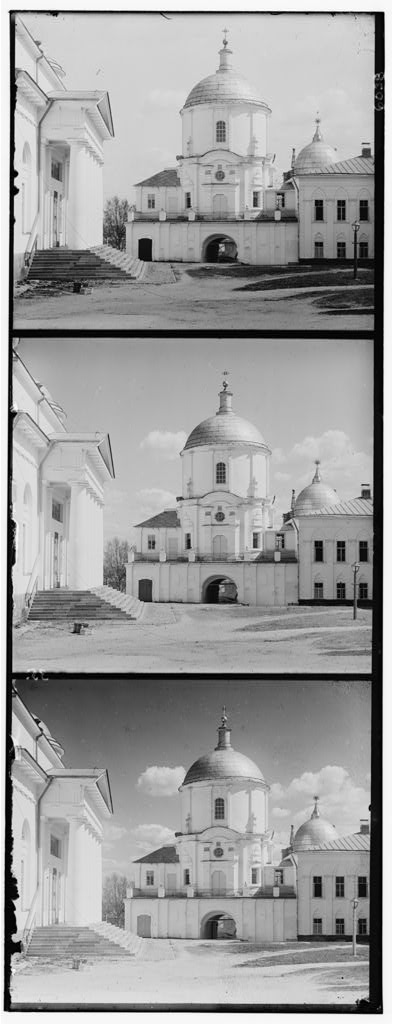
#> input picture Data/Prokudin/building.jpg, 393 x 1024 px, found by its file name
$ python z_Harris_Detector_Demo.py
#> lines starting #> are read from the running program, lines starting #| are printed output that depends on the picture; after the words box and inside, x2 and y2 are one past the last pixel; in counts of white or black regions, pixels touching at a corner belong together
import cv2 as cv
import numpy as np
import argparse
import random as rng
titleWindow = 'z_Harris_Detector_Demo.py'

myHarris_window = 'My Harris corner detector'
myShiTomasi_window = 'My Shi Tomasi corner detector'
myHarris_qualityLevel = 50
myShiTomasi_qualityLevel = 50
max_qualityLevel = 100
rng.seed(12345)

def myHarris_function(val):
    myHarris_copy = np.copy(src)
    myHarris_qualityLevel = max(val, 1)

    for i in range(src_gray.shape[0]):
        for j in range(src_gray.shape[1]):
            if Mc[i,j] > myHarris_minVal + ( myHarris_maxVal - myHarris_minVal )*myHarris_qualityLevel/max_qualityLevel:
                cv.circle(myHarris_copy, (j,i), 4, (rng.randint(0,256), rng.randint(0,256), rng.randint(0,256)), cv.FILLED)

    cv.imshow(myHarris_window, myHarris_copy)

def myShiTomasi_function(val):
    myShiTomasi_copy = np.copy(src)
    myShiTomasi_qualityLevel = max(val, 1)

    for i in range(src_gray.shape[0]):
        for j in range(src_gray.shape[1]):
            if myShiTomasi_dst1[i,j] > myShiTomasi_minVal + ( myShiTomasi_maxVal - myShiTomasi_minVal )*myShiTomasi_qualityLevel/max_qualityLevel:
                cv.circle(myShiTomasi_copy, (j,i), 4, (rng.randint(0,256), rng.randint(0,256), rng.randint(0,256)), cv.FILLED)

    cv.imshow(myShiTomasi_window, myShiTomasi_copy)

# Load source image and convert it to gray
parser = argparse.ArgumentParser(description='Code for Creating your own corner detector tutorial.')
parser.add_argument('--input', help='Path to input image.', default='../opencv/Samples/Data/building.jpg')
args = parser.parse_args()

src = cv.imread(cv.samples.findFile(args.input))
#> src is the input picture: shape (1024, 393, 3); min 0, max 255, mean 157.6
if src is None:
    print('Could not open or find the image:', args.input)
    exit(0)

src_gray = cv.cvtColor(src, cv.COLOR_BGR2GRAY)

# Set some parameters
blockSize = 3
apertureSize = 3

# My Harris matrix -- Using cornerEigenValsAndVecs
myHarris_dst1 = cv.cornerEigenValsAndVecs(src_gray, blockSize, apertureSize)

# calculate Mc
Mc = np.empty(src_gray.shape, dtype=np.float32)
for i in range(src_gray.shape[0]):
    for j in range(src_gray.shape[1]):
        lambda_1 = myHarris_dst1[i,j,0]
        lambda_2 = myHarris_dst1[i,j,1]
        Mc[i,j] = lambda_1*lambda_2 - 0.04*pow( ( lambda_1 + lambda_2 ), 2 )
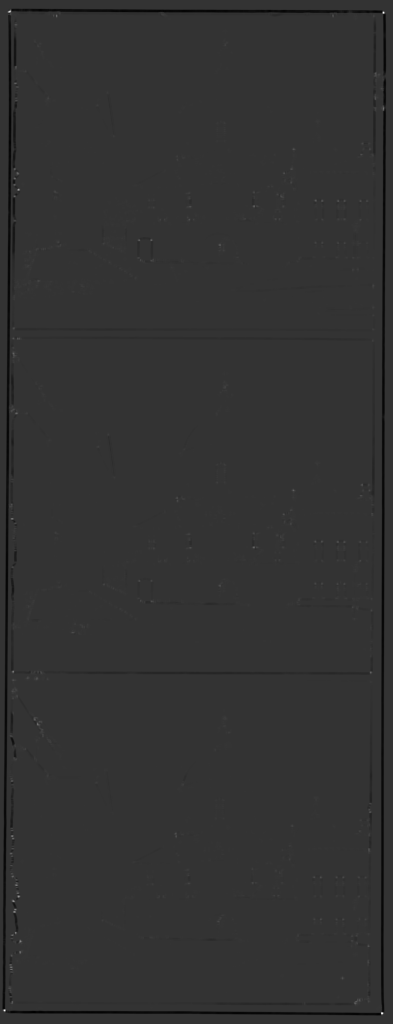
#> Mc: shape (1024, 393) float32; min -0.0094, max 0.0369, mean -0.000148; drawn with min black and max white

myHarris_minVal, myHarris_maxVal, _, _ = cv.minMaxLoc(Mc)
#> myHarris_minVal = -0.0094; myHarris_maxVal = 0.0369

# Create Window and Trackbar
cv.namedWindow(myHarris_window)
cv.createTrackbar('Quality Level:', myHarris_window, myHarris_qualityLevel, max_qualityLevel, myHarris_function)
myHarris_function(myHarris_qualityLevel)
#> after the loop in myHarris_function, `for i in range(src_gray.shape[0]):`:
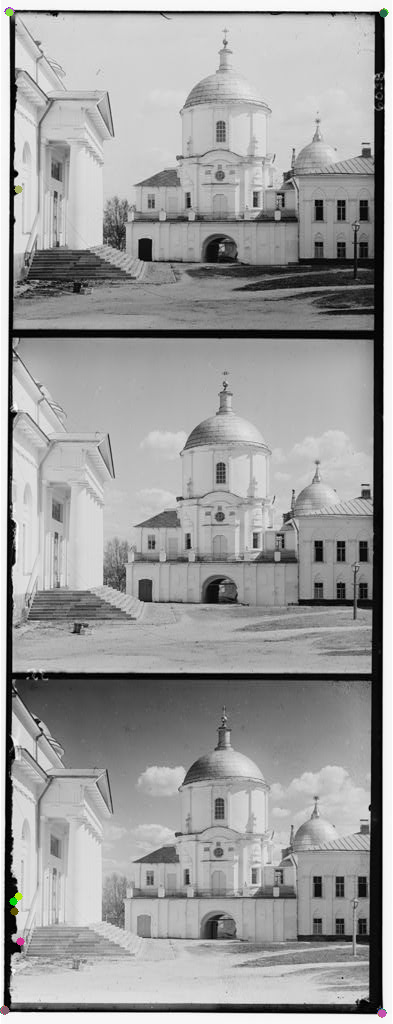
#> myHarris_copy: shape (1024, 393, 3); 0.13% of pixels changed, all inside (x1, y1, x2, y2) = (0, 7, 389, 1018)

# My Shi-Tomasi -- Using cornerMinEigenVal
myShiTomasi_dst1 = cv.cornerMinEigenVal(src_gray, blockSize, apertureSize)
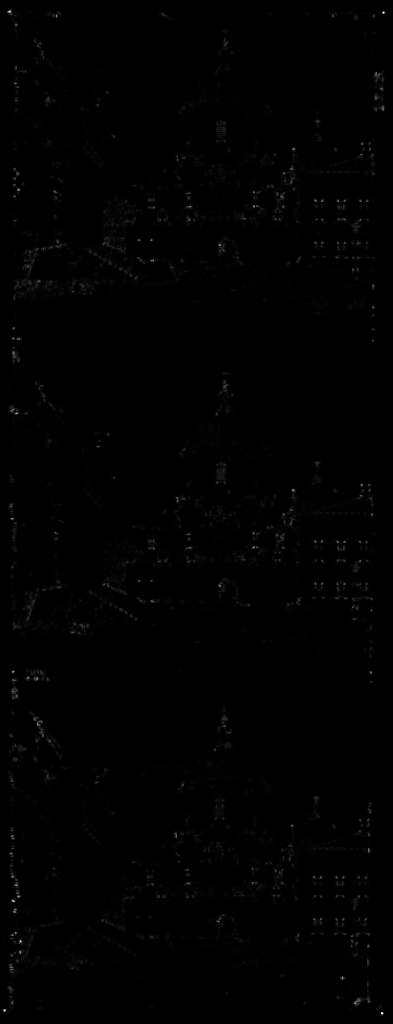
#> myShiTomasi_dst1: shape (1024, 393) float32; min -7.28e-12, max 0.131, mean 0.000685; drawn with min black and max white

myShiTomasi_minVal, myShiTomasi_maxVal, _, _ = cv.minMaxLoc(myShiTomasi_dst1)
#> myShiTomasi_minVal = -7.28e-12; myShiTomasi_maxVal = 0.131

# Create Window and Trackbar
cv.namedWindow(myShiTomasi_window)
cv.createTrackbar('Quality Level:', myShiTomasi_window, myShiTomasi_qualityLevel, max_qualityLevel, myShiTomasi_function)
myShiTomasi_function(myShiTomasi_qualityLevel)
#> after the loop in myShiTomasi_function, `for i in range(src_gray.shape[0]):`:
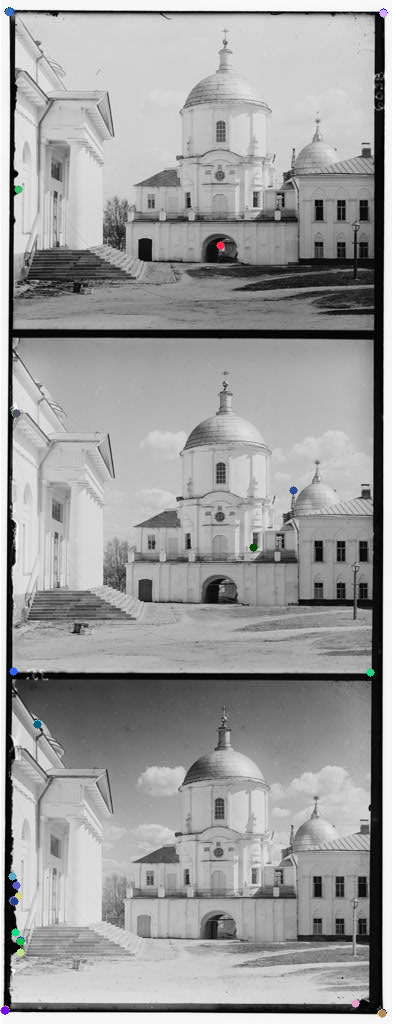
#> myShiTomasi_copy: shape (1024, 393, 3); 0.27% of pixels changed, all inside (x1, y1, x2, y2) = (0, 7, 388, 1018)

cv.waitKey()

$ run again, with Data/Prokudin/Column.jpg copied over Data/Prokudin/building.jpg
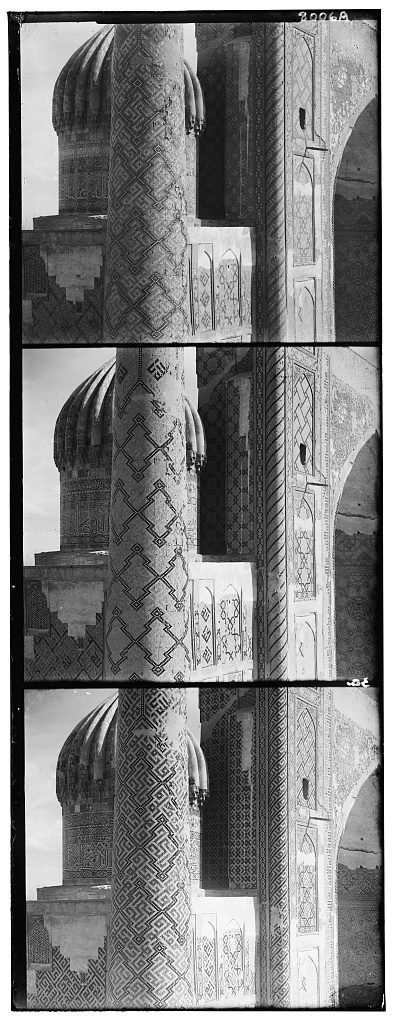
#> input picture Data/Prokudin/Column.jpg, 394 x 1024 px, found by its file name
#> src is the input picture: shape (1024, 394, 3); min 0, max 255, mean 126.8
#> after the loop `for i in range(src_gray.shape[0]):`:
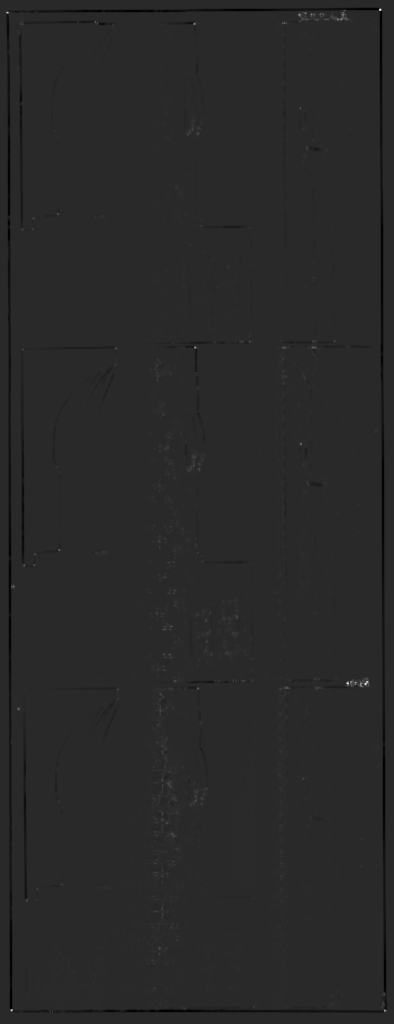
#> Mc: shape (1024, 394) float32; min -0.0188, max 0.0962, mean -0.000189; drawn with min black and max white
#> myHarris_minVal = -0.0188; myHarris_maxVal = 0.0962
#> myShiTomasi_minVal = -2.27e-13; myShiTomasi_maxVal = 0.26
#> after the loop in myShiTomasi_function, `for i in range(src_gray.shape[0]):`:
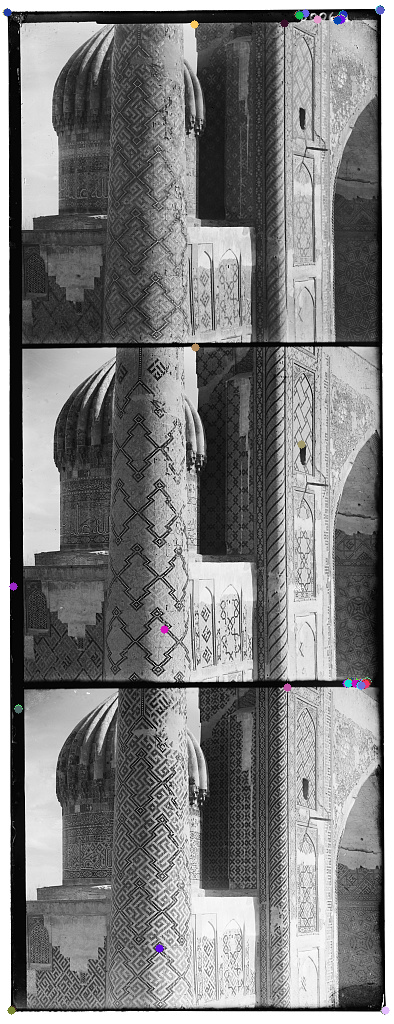
#> myShiTomasi_copy: shape (1024, 394, 3); 0.31% of pixels changed, all inside (x1, y1, x2, y2) = (2, 5, 390, 1015)

$ run again, with Data/Prokudin/General.jpg copied over Data/Prokudin/building.jpg
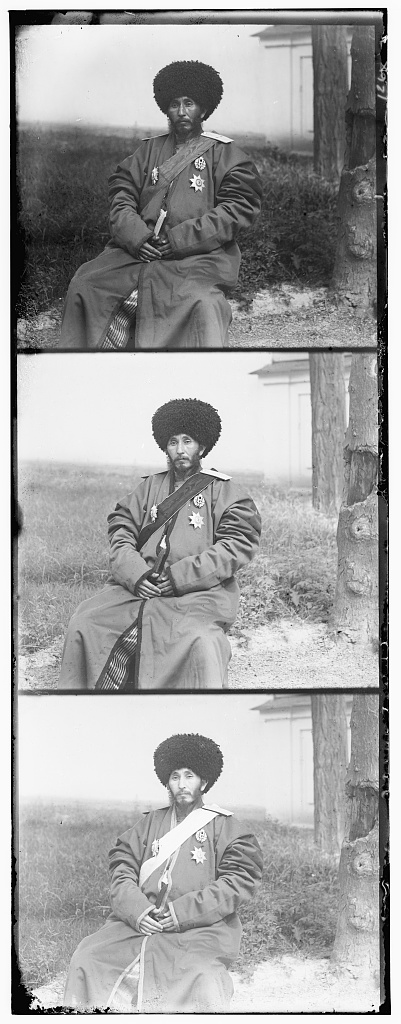
#> input picture Data/Prokudin/General.jpg, 401 x 1024 px, found by its file name
#> src is the input picture: shape (1024, 401, 3); min 0, max 255, mean 162.5
#> after the loop `for i in range(src_gray.shape[0]):`:
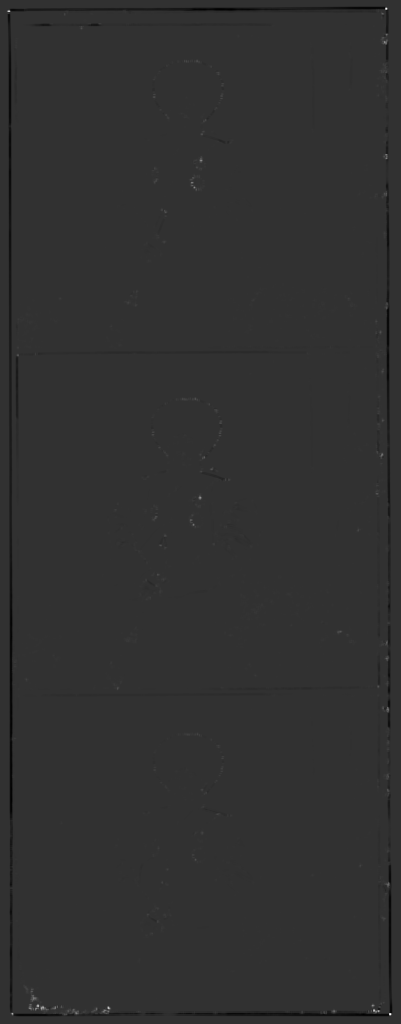
#> Mc: shape (1024, 401) float32; min -0.0204, max 0.0848, mean -0.000167; drawn with min black and max white
#> myHarris_minVal = -0.0204; myHarris_maxVal = 0.0848
#> myShiTomasi_minVal = -4.55e-13; myShiTomasi_maxVal = 0.248
#> after the loop in myShiTomasi_function, `for i in range(src_gray.shape[0]):`:
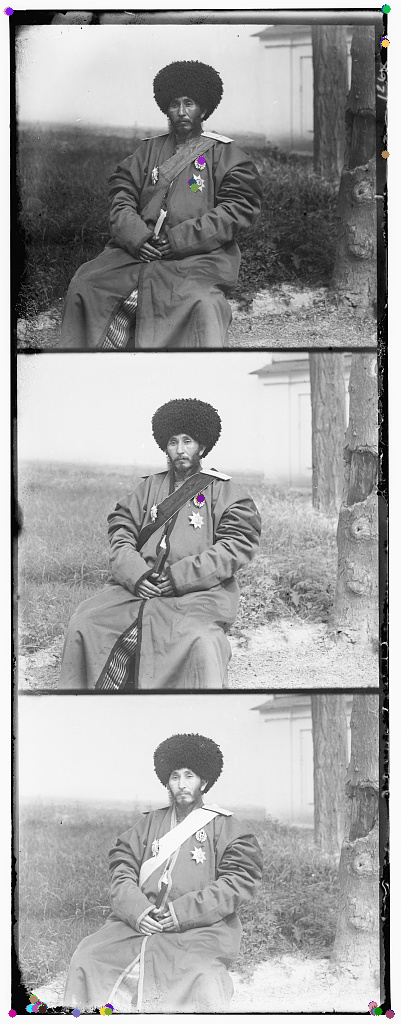
#> myShiTomasi_copy: shape (1024, 401, 3); 0.28% of pixels changed, all inside (x1, y1, x2, y2) = (3, 4, 395, 1019)

$ run again, with Data/Prokudin/Girls.jpg copied over Data/Prokudin/building.jpg
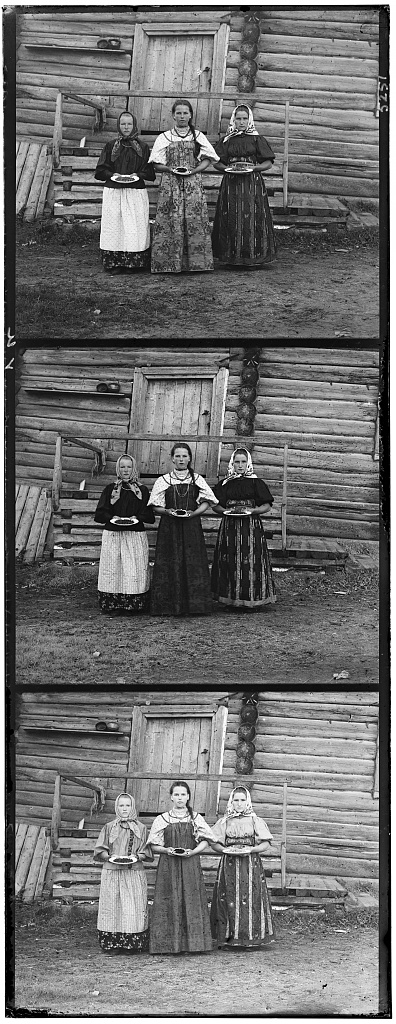
#> input picture Data/Prokudin/Girls.jpg, 396 x 1024 px, found by its file name
#> src is the input picture: shape (1024, 396, 3); min 0, max 255, mean 111.5
#> after the loop `for i in range(src_gray.shape[0]):`:
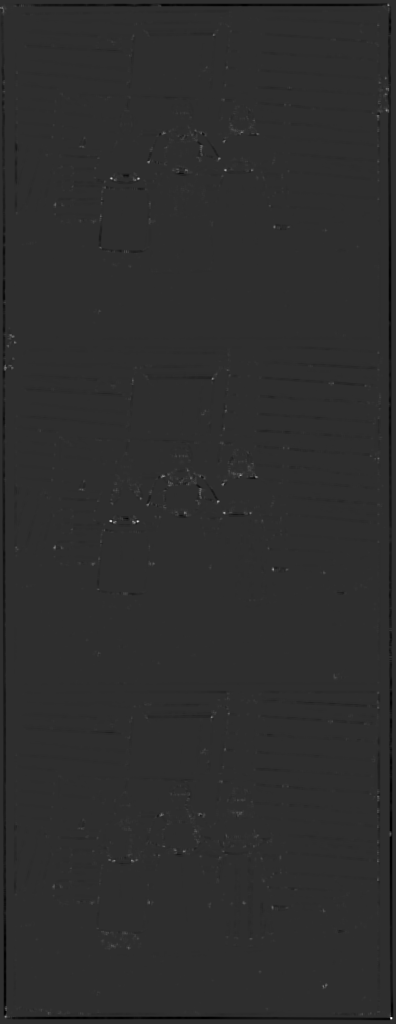
#> Mc: shape (1024, 396) float32; min -0.0186, max 0.0844, mean -0.000133; drawn with min black and max white
#> myHarris_minVal = -0.0186; myHarris_maxVal = 0.0844
#> myShiTomasi_minVal = -1.14e-13; myShiTomasi_maxVal = 0.238
#> after the loop in myShiTomasi_function, `for i in range(src_gray.shape[0]):`:
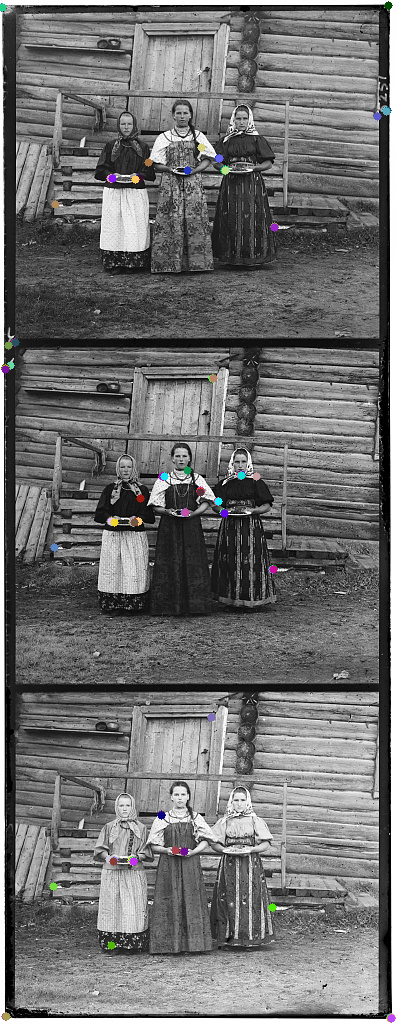
#> myShiTomasi_copy: shape (1024, 396, 3); 0.61% of pixels changed, all inside (x1, y1, x2, y2) = (0, 1, 396, 1023)
